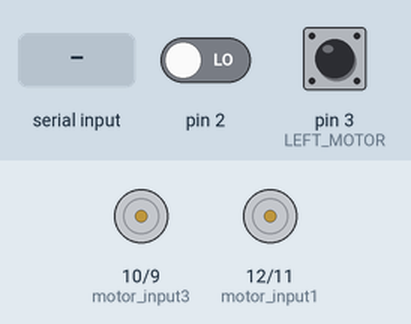
Recording of a sketch running on a simulated Arduino Uno, built with avr-gcc and run on an emulated ATmega328P. Parts: motor-driver pin pairs drawn as motors (green arrow = first pin HIGH = forward, orange = second pin HIGH = backward, longer = more drive). Inputs (shaded band) come from the test bench; at power-on: pin 2 LOW, pin 3 (LEFT_MOTOR) LOW.

Above: at 1.2 s.
1.3 s: "left" received over Serial
At 3.4 s:
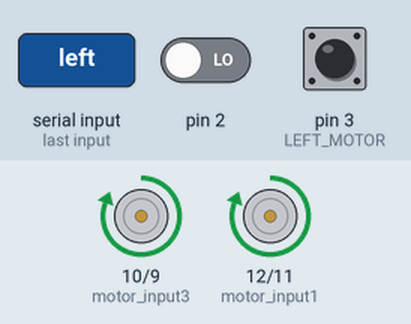
3.8 s: "right" received over Serial
At 5.3 s:
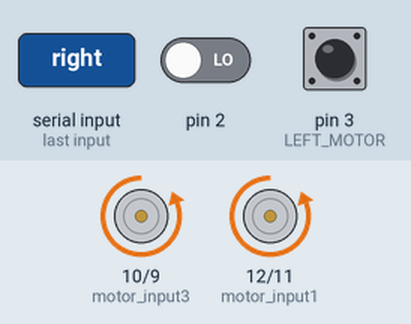
6.3 s: "back" received over Serial
At 8.4 s:
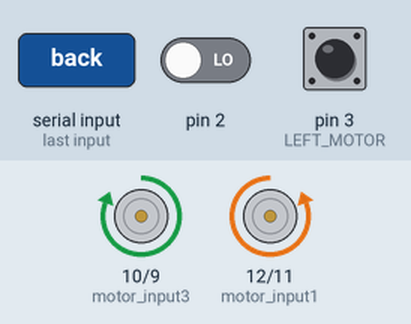
8.8 s: "forward" received over Serial
At 10.4 s:
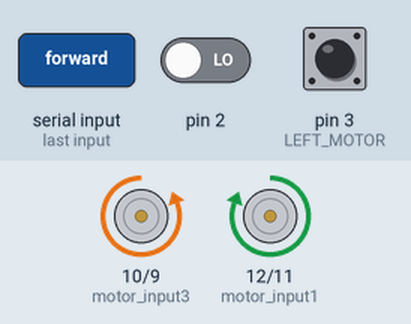
11.3 s: "stop" received over Serial
At 13.4 s:
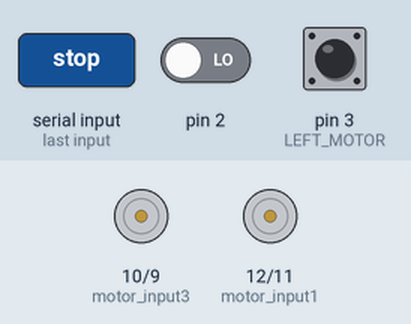
Timing chart, 0 to 14.8 s (numbered marks = the images above; inputs shaded):
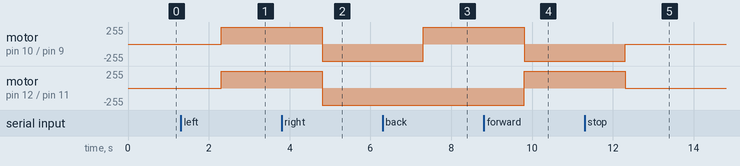

Measured:
- after the input at 1.3 s, motor on pin 10 (motor_input3) / pin 9 (motor_input4), motor on pin 12 (motor_input1) / pin 11 (motor_input2): stopped → forward 255/255 after 1.0 s
- after the input at 3.8 s, motor on pin 10 (motor_input3) / pin 9 (motor_input4), motor on pin 12 (motor_input1) / pin 11 (motor_input2): forward 255/255 → backward 255/255 after 1.0 s
- after the input at 6.3 s, motor on pin 10 (motor_input3) / pin 9 (motor_input4): backward 255/255 → forward 255/255 after 1.0 s
- after the input at 8.8 s, motor on pin 10 (motor_input3) / pin 9 (motor_input4): forward 255/255 → backward 255/255 after 1.0 s; motor on pin 12 (motor_input1) / pin 11 (motor_input2): backward 255/255 → forward 255/255 after 1.0 s
- after the input at 11.3 s, motor on pin 10 (motor_input3) / pin 9 (motor_input4): backward 255/255 → stopped after 1.0 s; motor on pin 12 (motor_input1) / pin 11 (motor_input2): forward 255/255 → stopped after 1.0 s

The sketch:

bits_pilani.ino
```cpp
int motor_input1 = 12;
int motor_input2 = 11;
int motor_input3 = 10;
int motor_input4 = 9;
int RS = 0;
int LS = 0;
String voice;
void setup()
{
  Serial.begin(9600);
  pinMode(motor_input1, OUTPUT);   //RIGHT MOTOR
  pinMode(motor_input2, OUTPUT);   //RIGHT MOTOR
  pinMode(motor_input3, OUTPUT);   //LEFT MOTOR
  pinMode(motor_input4, OUTPUT);
  pinMode(2, INPUT);

  pinMode(3, INPUT);//LEFT MOTOR
}

void loop()
{

  if (Serial.available())
  {
    voice = Serial.readString();

      if (voice == "left")
      {
        left();
      }
      else if (voice == "right")
      {
        right();
      }
      else if (voice == "back")
      {
        backward();
      }
       else if (voice == "forward")
       {
         digitalWrite(motor_input1, HIGH);
        digitalWrite(motor_input2, LOW);
        digitalWrite(motor_input3, LOW);
        digitalWrite(motor_input4, HIGH);
        follow();
       }
       else if (voice == "stop")
       {
          digitalWrite(motor_input1, LOW);
          digitalWrite(motor_input2, LOW);
          digitalWrite(motor_input3, LOW);
          digitalWrite(motor_input4, LOW);

       }

  }
}


void backward(){ //backword
      digitalWrite(motor_input1, LOW);
      digitalWrite(motor_input2, HIGH);
      digitalWrite(motor_input3, HIGH);
      digitalWrite(motor_input4, LOW);

}

void left(){ //turnRight
      digitalWrite(motor_input1, HIGH);
      digitalWrite(motor_input2, LOW);
      digitalWrite(motor_input3, HIGH);
      digitalWrite(motor_input4, LOW);

}

void right(){ //turnLeft
      digitalWrite(motor_input1, LOW);
      digitalWrite(motor_input2, HIGH);
      digitalWrite(motor_input3, LOW);
      digitalWrite(motor_input4, HIGH);

}


void follow()
{
       RS = digitalRead(3);
      LS = digitalRead(2);
      //if Right Sensor and Left Sensor are at White color then it will call forword function
       if( (RS == 1) && (LS == 0)){right();}//if Right Sensor is Black and Left Sensor is White then it will call turn Right function
       else if( (RS == 0) && (LS == 1)){left();} //if Right Sensor is White and Left Sensor is Black then it will call turn Left function
      else
      {
        digitalWrite(motor_input1, HIGH);
      digitalWrite(motor_input2, LOW);
      digitalWrite(motor_input3, LOW);
      digitalWrite(motor_input4, HIGH);

      }

}
```
